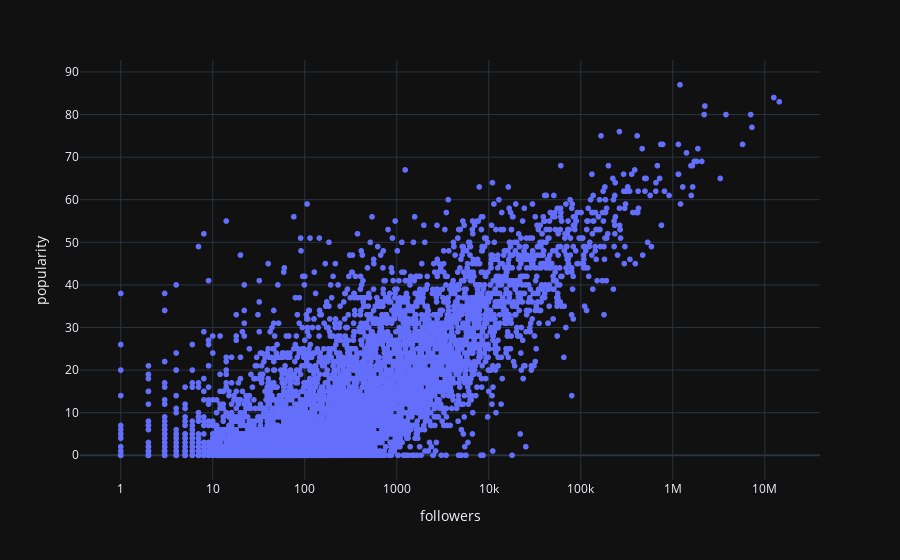

The code cell stored with this chart in its notebook:
### Markdown cell above
## Relationship between followers and popularity

### Code cell
tmpData=artists.sample(10000);
fig=px.scatter(tmpData,x="followers",y="popularity",hover_name=tmpData["name"], log_x=True)#
fig.show()

### Figure 1 — Plotly figure (JSON) as saved in the notebook; plotly's stock layout.template omitted (floating-point values rounded to 4 significant figures; data arrays with more than 128 entries replaced by an {"elided": "..."} marker saying what was removed)
{"data": [{"hovertemplate": "<b>%{hovertext}</b><br><br>followers=%{x}<br>popularity=%{y}<extra></extra>", "hovertext": {"elided": "10000 str values"}, "legendgroup": "", "marker": {"color": "#636efa", "symbol": "circle"}, "mode": "markers", "name": "", "showlegend": false, "x": {"elided": "10000 float values"}, "xaxis": "x", "y": {"elided": "10000 int values"}, "yaxis": "y", "type": "scattergl"}], "layout": {"xaxis": {"anchor": "y", "domain": [0.0, 1.0], "title": {"text": "followers"}, "type": "log"}, "yaxis": {"anchor": "x", "domain": [0.0, 1.0], "title": {"text": "popularity"}}, "legend": {"tracegroupgap": 0}, "margin": {"t": 60}}}
